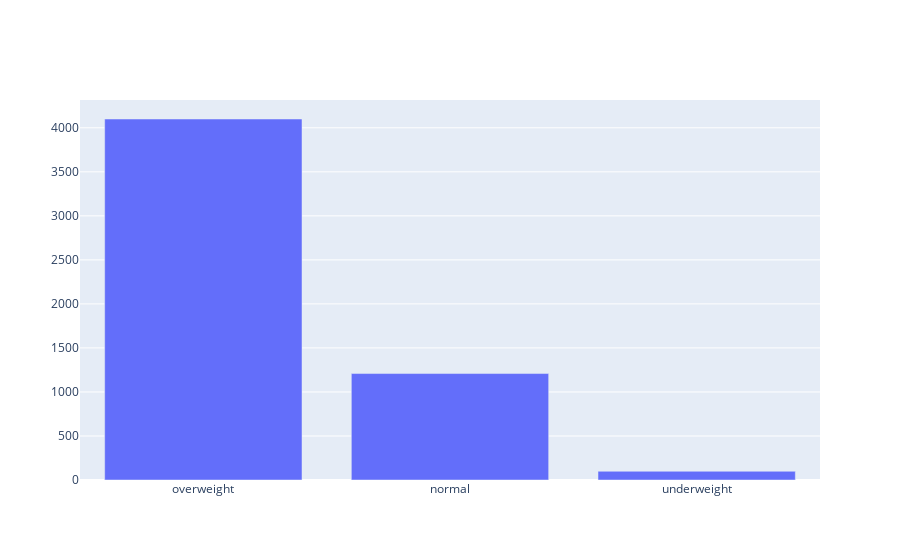

The notebook cell saved with this chart:
### Code cell
import plotly.graph_objects as go
import plotly.express as px
barplot = df['weight_stat'].value_counts()
fig = go.Figure([
        go.Bar(x=barplot.index, y=barplot.values,)
        
    ])
fig.show()

### Figure 1 — Plotly figure (JSON) as saved in the notebook; plotly's stock layout.template omitted (floating-point values rounded to 4 significant figures)
{"data": [{"meta": ["lightblue", "pink", "lightgreen"], "type": "bar", "x": ["overweight", "normal", "underweight"], "y": [4100, 1209, 99]}], "layout": {}}
